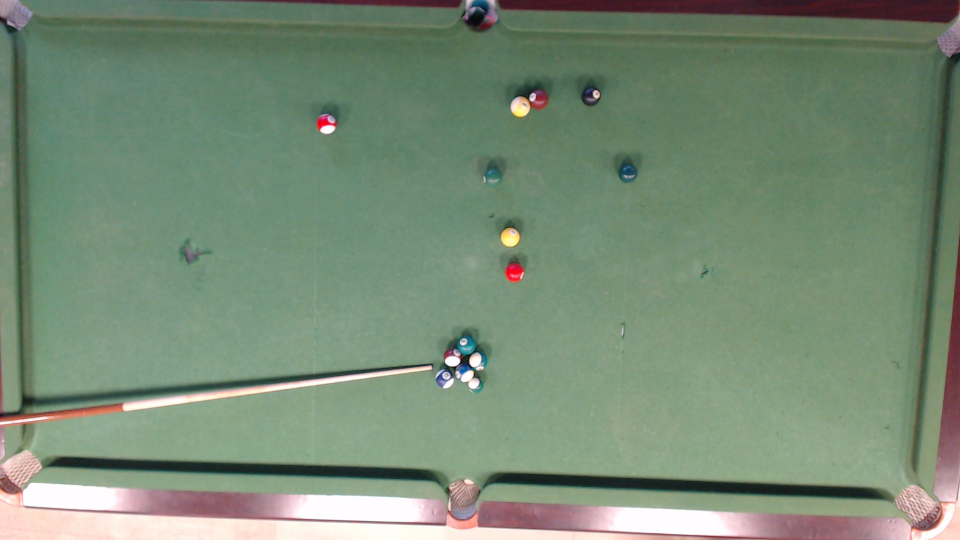
#> input picture perfectswish/object_detection/detect_objects_test_images/cue_six_balls_and_free.jpg, 1920 x 1080 px, found by its file name (shown at 1/2 size)
$ jupyter execute --allow-errors object_detection_testing.ipynb   (older library calls are emulated)
#> lines starting #> are read from the running program, lines starting #| are printed output that depends on the picture
### perfectswish/image_transformation/gui_crop.py
import cv2
import tkinter as tk
from tkinter import filedialog

import numpy as np
from PIL import Image, ImageTk

from perfectswish.image_transformation.gui_api import get_rect
from perfectswish.image_transformation.image_processing import transform_board, generate_projection

from perfectswish.image_transformation import gui_class


class CameraRectApp(gui_class.CalibrationApp):

    # [14 lines left out: function __init__, not called in this run]

    def _transformation_func(self, image, rect):
        return transform_board(image, rect)

    # [31 lines left out: functions draw_rect, save_black_bg, not called in this run]


def get_camera_rect(image, initial_rect=None):
    return get_rect(image, CameraRectApp, initial_rect=initial_rect)


# [15 lines that do not run on import are left out]

### perfectswish/object_detection/object_detection_testing.ipynb
[cell 1]
from perfectswish.object_detection.detect_objects import *
import cv2
import matplotlib.pyplot as plt

[cell 2]
from perfectswish.image_transformation.gui_crop import *

[cell 3]
balls_image = cv2.imread(r"detect_objects_test_images\cue_six_balls_and_free.jpg")
#> balls_image is the input picture: shape (1080, 1920, 3); mean B, G, R 117.5, 139.4, 119.7
#> (the rest of this cell did not finish here and is left out)

[cell 4]
new_rect = [53, 926, 26, 40, 1905, 81, 1833, 1001]
print(new_rect)
#> (the rest of this cell did not finish here and is left out)

[cell 5]
def show_im(img):
    # displays the image using matplotlib
    rgb = cv2.cvtColor(img, cv2.COLOR_BGR2RGB)
    plt.imshow(rgb)
    plt.show()

#> (a cell that did not finish here is left out)

#> (a cell that did not finish here is left out)

### Trial and error with stuff

### Template matching with grayscale image

[cell 8]
def template_matching(image, template, n=10, threshold=0.8):
    res = cv2.matchTemplate(image, template, cv2.TM_CCOEFF_NORMED)
    show_im(res)
    cv2.imwrite("res.jpg", res)
    loc = np.where(res >= threshold)
    return loc


def template_matching_map(image, template):
    res = cv2.matchTemplate(image, template, cv2.TM_CCOEFF_NORMED)
    return res

### using a random ball as a template:

[cell 9]
ball_template = cv2.imread(r"balls_for_template_matching\yellow_ball_template_no_bg.jpg")
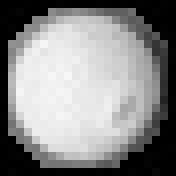
#> input picture perfectswish/object_detection/balls_for_template_matching/yellow_ball_template_no_bg.jpg, 22 x 22 px, found by its file name (shown 8 times larger)
#> ball_template is the input picture: shape (22, 22, 3); min 0, max 247, mean 136.3
ball_template = cv2.cvtColor(ball_template, cv2.COLOR_BGR2GRAY)
#> ball_template: shape (22, 22)
#> (the rest of this cell did not finish here and is left out)

[cell 10]
ball_template = cv2.imread(r"balls_for_template_matching\generic_ball.jpg")
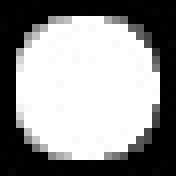
#> input picture perfectswish/object_detection/balls_for_template_matching/generic_ball.jpg, 22 x 22 px, found by its file name (shown 8 times larger)
#> ball_template is the input picture: shape (22, 22, 3); min 0, max 255, mean 143.1
ball_template = cv2.cvtColor(ball_template, cv2.COLOR_BGR2GRAY)
#> ball_template: shape (22, 22)
#> (the rest of this cell did not finish here and is left out)
